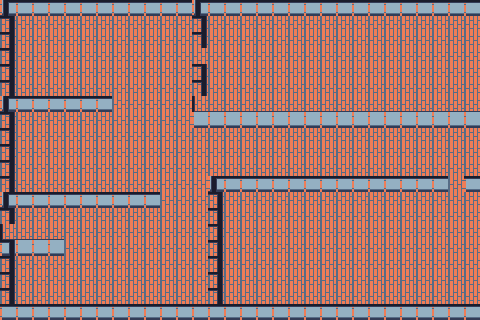

This game map was drawn from its Tiled (.tmx) file and the tilesets committed beside it. A one-line description and the full map source follow:
An orthogonal 30x20 tile map with 16x16 px tiles, 3 tile layers (Ground, Wall, WallTop), 2 tilesets and 27 objects (Spawn).

<map version="1.10" tiledversion="1.10.2" orientation="orthogonal" renderorder="right-down" width="30" height="20" tilewidth="16" tileheight="16" infinite="0" nextlayerid="6" nextobjectid="37">
 <tileset firstgid="1" source="ground.tsx" />
 <tileset firstgid="65" source="wall.tsx" />
 <layer id="1" name="Ground" width="30" height="20">
  <data encoding="csv">
1,1,1,1,1,1,1,1,1,1,1,1,1,1,1,1,1,1,1,1,1,1,1,1,1,1,1,1,1,1,
1,1,1,1,1,1,1,1,1,1,1,1,1,1,1,1,1,1,1,1,1,1,1,1,1,1,1,1,1,1,
1,1,1,1,1,1,1,1,1,1,1,1,1,1,1,1,1,1,1,1,1,1,1,1,1,1,1,1,1,1,
1,1,1,1,1,1,1,1,1,1,1,1,1,1,1,1,1,1,1,1,1,1,1,1,1,1,1,1,1,1,
1,1,1,1,1,1,1,1,1,1,1,1,1,1,1,1,1,1,1,1,1,1,1,1,1,1,1,1,1,1,
1,1,1,1,1,1,1,1,1,1,1,1,1,1,1,1,1,1,1,1,1,1,1,1,1,1,1,1,1,1,
1,1,1,1,1,1,1,1,1,1,1,1,1,1,1,1,1,1,1,1,1,1,1,1,1,1,1,1,1,1,
1,1,1,1,1,1,1,1,1,1,1,1,1,1,1,1,1,1,1,1,1,1,1,1,1,1,1,1,1,1,
1,1,1,1,1,1,1,1,1,1,1,1,1,1,1,1,1,1,1,1,1,1,1,1,1,1,1,1,1,1,
1,1,1,1,1,1,1,1,1,1,1,1,1,1,1,1,1,1,1,1,1,1,1,1,1,1,1,1,1,1,
1,1,1,1,1,1,1,1,1,1,1,1,1,1,1,1,1,1,1,1,1,1,1,1,1,1,1,1,1,1,
1,1,1,1,1,1,1,1,1,1,1,1,1,1,1,1,1,1,1,1,1,1,1,1,1,1,1,1,1,1,
1,1,1,1,1,1,1,1,1,1,1,1,1,1,1,1,1,1,1,1,1,1,1,1,1,1,1,1,1,1,
1,1,1,1,1,1,1,1,1,1,1,1,1,1,1,1,1,1,1,1,1,1,1,1,1,1,1,1,1,1,
1,1,1,1,1,1,1,1,1,1,1,1,1,1,1,1,1,1,1,1,1,1,1,1,1,1,1,1,1,1,
1,1,1,1,1,1,1,1,1,1,1,1,1,1,1,1,1,1,1,1,1,1,1,1,1,1,1,1,1,1,
1,1,1,1,1,1,1,1,1,1,1,1,1,1,1,1,1,1,1,1,1,1,1,1,1,1,1,1,1,1,
1,1,1,1,1,1,1,1,1,1,1,1,1,1,1,1,1,1,1,1,1,1,1,1,1,1,1,1,1,1,
1,1,1,1,1,1,1,1,1,1,1,1,1,1,1,1,1,1,1,1,1,1,1,1,1,1,1,1,1,1,
0,0,0,0,0,0,0,0,0,0,0,0,0,0,0,0,0,0,0,0,0,0,0,0,0,0,0,0,0,0
</data>
 </layer>
 <layer id="3" name="Wall" width="30" height="20">
  <data encoding="csv">
2,2,2,2,2,2,2,2,2,2,2,2,2,2,2,2,2,2,2,2,2,2,2,2,2,2,2,2,2,2,
0,0,0,0,0,0,0,0,0,0,0,0,0,0,0,0,0,0,0,0,0,0,0,0,0,0,0,0,0,0,
0,0,0,0,0,0,0,0,0,0,0,0,0,0,0,0,0,0,0,0,0,0,0,0,0,0,0,0,0,0,
0,0,0,0,0,0,0,0,0,0,0,0,0,0,0,0,0,0,0,0,0,0,0,0,0,0,0,0,0,0,
0,0,0,0,0,0,0,0,0,0,0,0,0,0,0,0,0,0,0,0,0,0,0,0,0,0,0,0,0,0,
0,0,0,0,0,0,0,0,0,0,0,0,0,0,0,0,0,0,0,0,0,0,0,0,0,0,0,0,0,0,
2,2,2,2,2,2,2,0,0,0,0,0,0,0,0,0,0,0,0,0,0,0,0,0,0,0,0,0,0,0,
0,0,0,0,0,0,0,0,0,0,0,0,2,2,2,2,2,2,2,2,2,2,2,2,2,2,2,2,2,2,
0,0,0,0,0,0,0,0,0,0,0,0,0,0,0,0,0,0,0,0,0,0,0,0,0,0,0,0,0,0,
0,0,0,0,0,0,0,0,0,0,0,0,0,0,0,0,0,0,0,0,0,0,0,0,0,0,0,0,0,0,
0,0,0,0,0,0,0,0,0,0,0,0,0,0,0,0,0,0,0,0,0,0,0,0,0,0,0,0,0,0,
0,0,0,0,0,0,0,0,0,0,0,0,0,2,2,2,2,2,2,2,2,2,2,2,2,2,2,2,0,2,
2,2,2,2,2,2,2,2,2,2,0,0,0,0,0,0,0,0,0,0,0,0,0,0,0,0,0,0,0,0,
0,0,0,0,0,0,0,0,0,0,0,0,0,0,0,0,0,0,0,0,0,0,0,0,0,0,0,0,0,0,
0,0,0,0,0,0,0,0,0,0,0,0,0,0,0,0,0,0,0,0,0,0,0,0,0,0,0,0,0,0,
2,2,2,2,0,0,0,0,0,0,0,0,0,0,0,0,0,0,0,0,0,0,0,0,0,0,0,0,0,0,
0,0,0,0,0,0,0,0,0,0,0,0,0,0,0,0,0,0,0,0,0,0,0,0,0,0,0,0,0,0,
0,0,0,0,0,0,0,0,0,0,0,0,0,0,0,0,0,0,0,0,0,0,0,0,0,0,0,0,0,0,
0,0,0,0,0,0,0,0,0,0,0,0,0,0,0,0,0,0,0,0,0,0,0,0,0,0,0,0,0,0,
2,2,2,2,2,2,2,2,2,2,2,2,2,2,2,2,2,2,2,2,2,2,2,2,2,2,2,2,2,2
</data>
 </layer>
 <layer id="2" name="WallTop" width="30" height="20">
  <data encoding="csv">
68,69,69,69,69,69,70,69,69,69,69,69,68,69,69,69,69,69,69,69,69,69,69,69,69,69,69,69,69,70,
71,0,0,0,0,0,72,0,0,0,0,0,71,0,0,0,0,0,0,0,0,0,0,0,0,0,0,0,0,72,
71,0,0,0,0,0,72,0,0,0,0,0,71,0,0,0,0,0,0,0,0,0,0,0,0,0,0,0,0,72,
71,0,0,0,0,0,0,0,0,0,0,0,0,0,0,0,0,0,0,0,0,0,0,0,0,0,0,0,0,72,
71,0,0,0,0,0,72,0,0,0,0,0,71,0,0,0,0,0,0,0,0,0,0,0,0,0,0,0,0,72,
71,0,0,0,0,0,72,0,0,0,0,0,71,0,0,0,0,0,0,0,0,0,0,0,0,0,0,0,0,72,
68,69,69,69,70,69,69,0,0,0,0,0,65,66,66,66,66,66,66,66,66,66,66,66,66,66,66,66,66,67,
71,0,0,0,72,0,0,0,0,0,0,0,0,0,0,0,0,0,0,0,0,0,0,0,0,0,0,0,0,72,
71,0,0,0,72,0,0,0,0,0,0,0,0,0,0,0,0,0,0,0,0,0,0,0,0,0,0,0,0,72,
71,0,0,0,72,0,0,0,0,0,0,0,0,0,0,0,0,0,0,0,0,0,0,0,0,0,0,0,0,72,
71,0,0,0,0,0,0,0,0,0,0,0,0,0,0,0,0,0,0,0,0,0,0,0,0,0,0,0,0,72,
71,0,0,0,72,0,0,0,0,0,0,0,0,68,69,69,69,69,69,69,69,69,69,69,69,69,69,69,0,70,
68,69,69,70,69,69,69,69,69,70,0,0,0,71,0,0,0,0,0,0,0,0,0,0,0,0,0,0,0,72,
71,0,0,0,0,0,0,0,0,72,0,0,0,71,0,0,0,0,0,0,0,0,0,0,0,0,0,0,0,72,
65,66,66,67,0,0,0,0,0,72,0,0,0,71,0,0,0,0,0,0,0,0,0,0,0,0,0,0,0,72,
71,0,0,0,0,0,0,0,0,72,0,0,0,71,0,0,0,0,0,0,0,0,0,0,0,0,0,0,0,72,
71,0,0,0,0,0,0,0,0,72,0,0,0,71,0,0,0,0,0,0,0,0,0,0,0,0,0,0,0,72,
71,0,0,0,0,0,0,0,0,0,0,0,0,71,0,0,0,0,0,0,0,0,0,0,0,0,0,0,0,72,
71,0,0,0,0,0,0,0,0,72,0,0,0,71,0,0,0,0,0,0,0,0,0,0,0,0,0,0,0,72,
69,69,69,69,69,69,69,69,69,69,69,69,69,69,69,69,69,69,69,69,69,69,69,69,69,69,69,69,69,69
</data>
 </layer>
 <objectgroup id="4" name="Objects">
  <object id="1" name="Spawn" x="152" y="40">
   <point />
  </object>
 </objectgroup>
 <objectgroup id="5" name="Collisions">
  <object id="3" x="110" y="0" width="2" height="48" />
  <object id="4" x="110" y="64" width="2" height="32" />
  <object id="6" x="0" y="0" width="2" height="320" />
  <object id="7" x="2" y="318" width="476" height="2" />
  <object id="8" x="478" y="0" width="2" height="320" />
  <object id="9" x="2" y="0" width="108" height="2" />
  <object id="10" x="112" y="0" width="80" height="2" />
  <object id="12" x="192" y="0" width="2" height="48" />
  <object id="13" x="194" y="0" width="284" height="2" />
  <object id="14" x="80" y="80" />
  <object id="17" x="2" y="96" width="76" height="2" />
  <object id="20" x="80" y="96" width="32" height="2" />
  <object id="21" x="78" y="96" width="2" height="64" />
  <object id="22" x="78" y="176" width="2" height="16" />
  <object id="23" x="2" y="192" width="60" height="2" />
  <object id="24" x="62" y="192" width="2" height="16" />
  <object id="26" x="64" y="192" width="94" height="2" />
  <object id="27" x="158" y="192" width="2" height="80" />
  <object id="28" x="192" y="64" width="2" height="48" />
  <object id="29" x="194" y="110" width="284" height="2" />
  <object id="30" x="464" y="176" width="14" height="2" />
  <object id="31" x="210" y="176" width="238" height="2" />
  <object id="32" x="208" y="176" width="2" height="142" />
  <object id="33" x="62" y="224" width="2" height="16" />
  <object id="35" x="2" y="238" width="60" height="2" />
  <object id="36" x="158" y="288" width="2" height="30" />
 </objectgroup>
</map>